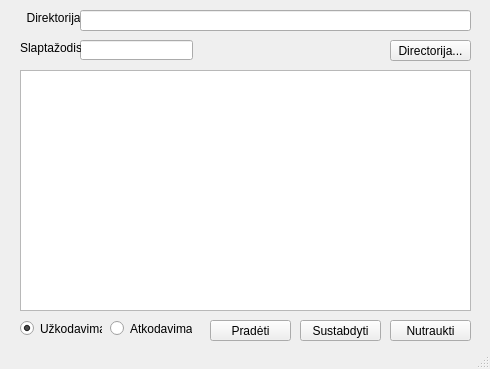
<?xml version="1.0" encoding="UTF-8"?>
<ui version="4.0">
 <class>MainWindow</class>
 <widget class="QMainWindow" name="MainWindow">
  <property name="geometry">
   <rect>
    <x>0</x>
    <y>0</y>
    <width>490</width>
    <height>369</height>
   </rect>
  </property>
  <property name="windowTitle">
   <string>aes256</string>
  </property>
  <widget class="QWidget" name="centralWidget">
   <widget class="QLabel" name="label">
    <property name="geometry">
     <rect>
      <x>20</x>
      <y>10</y>
      <width>131</width>
      <height>16</height>
     </rect>
    </property>
    <property name="text">
     <string>  Direktorija:</string>
    </property>
   </widget>
   <widget class="QLineEdit" name="categoryLine">
    <property name="geometry">
     <rect>
      <x>80</x>
      <y>10</y>
      <width>391</width>
      <height>21</height>
     </rect>
    </property>
   </widget>
   <widget class="QPushButton" name="dirButton">
    <property name="geometry">
     <rect>
      <x>390</x>
      <y>40</y>
      <width>81</width>
      <height>21</height>
     </rect>
    </property>
    <property name="text">
     <string>Directorija...</string>
    </property>
   </widget>
   <widget class="QListWidget" name="listWidget">
    <property name="geometry">
     <rect>
      <x>20</x>
      <y>70</y>
      <width>451</width>
      <height>241</height>
     </rect>
    </property>
   </widget>
   <widget class="QPushButton" name="cancelButton">
    <property name="geometry">
     <rect>
      <x>390</x>
      <y>320</y>
      <width>81</width>
      <height>21</height>
     </rect>
    </property>
    <property name="text">
     <string>Nutraukti</string>
    </property>
   </widget>
   <widget class="QPushButton" name="pauseButton">
    <property name="geometry">
     <rect>
      <x>300</x>
      <y>320</y>
      <width>81</width>
      <height>21</height>
     </rect>
    </property>
    <property name="text">
     <string>Sustabdyti</string>
    </property>
   </widget>
   <widget class="QPushButton" name="startButton">
    <property name="geometry">
     <rect>
      <x>210</x>
      <y>320</y>
      <width>81</width>
      <height>21</height>
     </rect>
    </property>
    <property name="text">
     <string>Pradėti</string>
    </property>
   </widget>
   <widget class="QRadioButton" name="encryptRadio">
    <property name="geometry">
     <rect>
      <x>20</x>
      <y>320</y>
      <width>82</width>
      <height>17</height>
     </rect>
    </property>
    <property name="text">
     <string>Užkodavimas</string>
    </property>
    <property name="checked">
     <bool>true</bool>
    </property>
    <attribute name="buttonGroup">
     <string notr="true">buttonGroup</string>
    </attribute>
   </widget>
   <widget class="QRadioButton" name="decryptRadio">
    <property name="geometry">
     <rect>
      <x>110</x>
      <y>320</y>
      <width>82</width>
      <height>17</height>
     </rect>
    </property>
    <property name="text">
     <string>Atkodavimas</string>
    </property>
    <attribute name="buttonGroup">
     <string notr="true">buttonGroup</string>
    </attribute>
   </widget>
   <widget class="QLineEdit" name="passLine">
    <property name="geometry">
     <rect>
      <x>80</x>
      <y>40</y>
      <width>113</width>
      <height>20</height>
     </rect>
    </property>
   </widget>
   <widget class="QLabel" name="label_2">
    <property name="geometry">
     <rect>
      <x>20</x>
      <y>40</y>
      <width>61</width>
      <height>16</height>
     </rect>
    </property>
    <property name="text">
     <string>Slaptažodis:</string>
    </property>
   </widget>
  </widget>
  <widget class="QStatusBar" name="statusBar"/>
 </widget>
 <layoutdefault spacing="6" margin="11"/>
 <resources/>
 <connections/>
 <buttongroups>
  <buttongroup name="buttonGroup"/>
 </buttongroups>
</ui>
